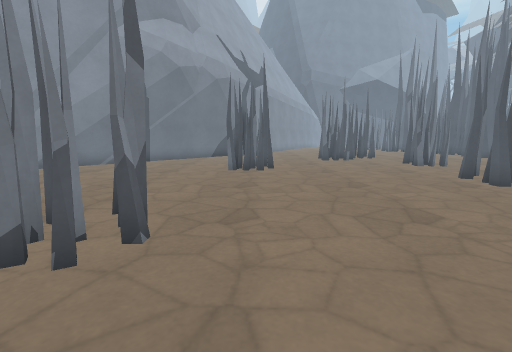
View 1 (above)

19 first-person views from a walk through a 3-D level made in the Godot game engine. The camera is 1.3 m above the floor, tilts 8° down and sees 85° across. Doors that lead somewhere are drawn open, without their leaves. The floor is counted in squares, 1 m on a side. Each view is taken from the middle of a square. On the plan, view 1 faces up. The plan holds only what a view shows up to about 13 squares ahead; the rest is blank. The place goes on beyond the plan. Surface patterns are stand-ins for the level's own textures.

View 2
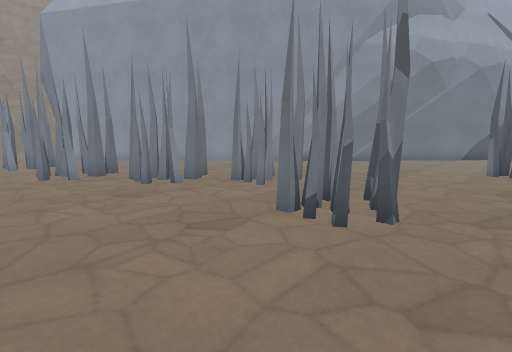

View 3
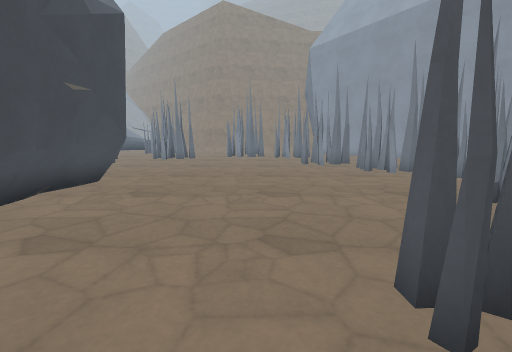

View 4
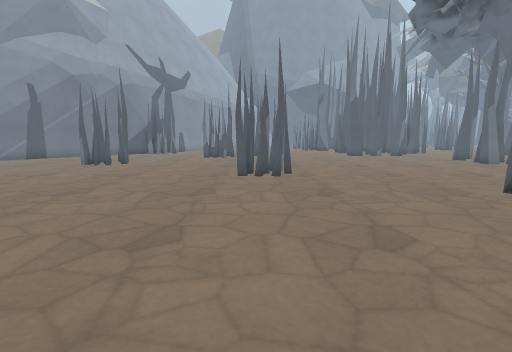

View 5
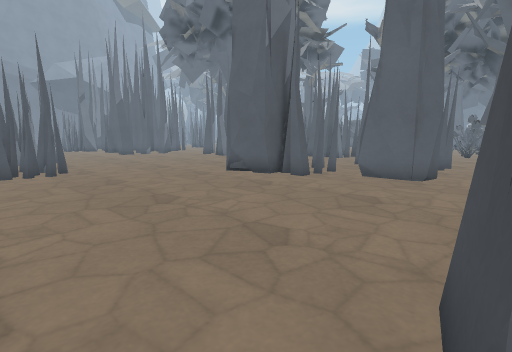

View 6
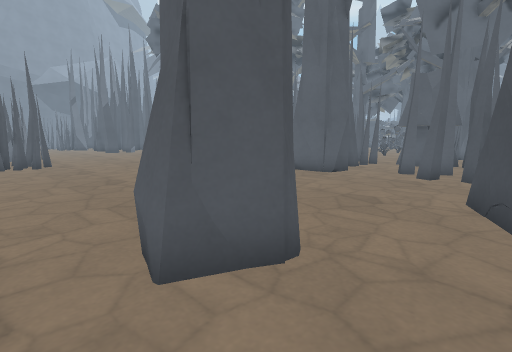

View 7
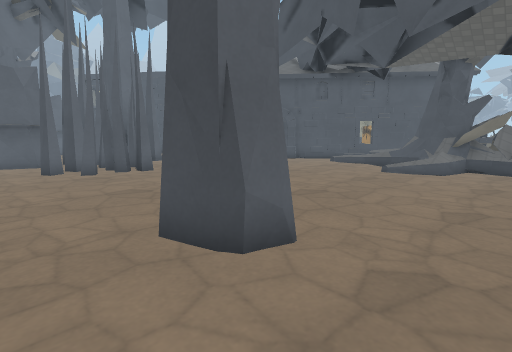

View 8
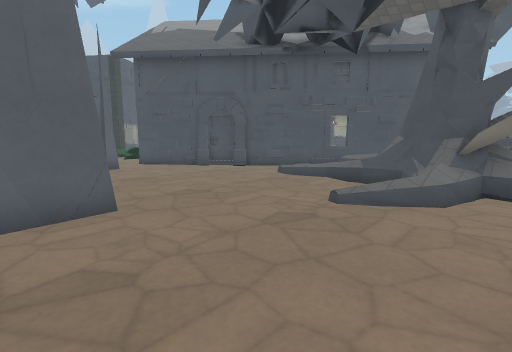

View 9
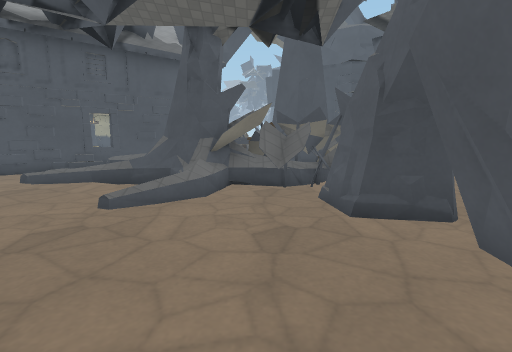

View 10
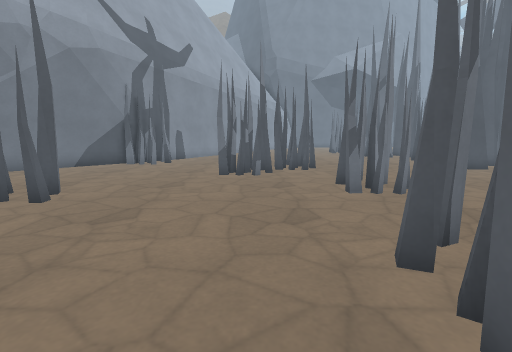

View 11
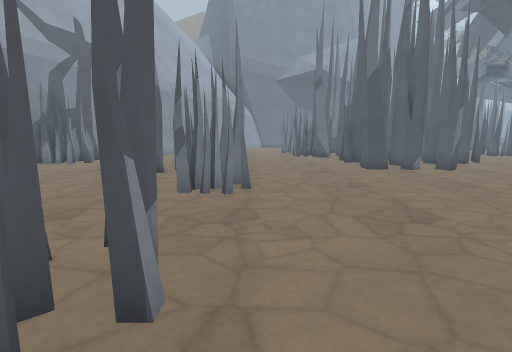

View 12
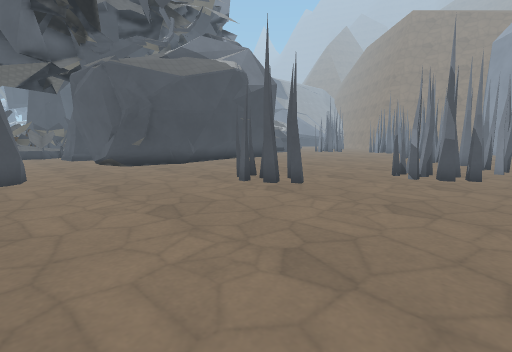

View 13
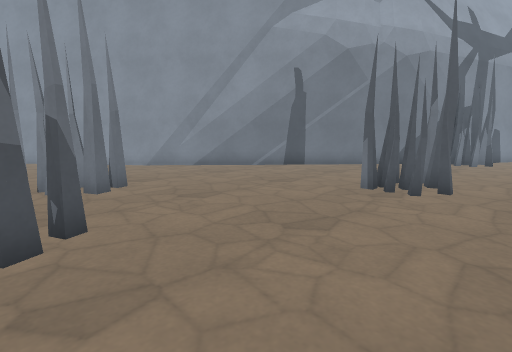

View 14
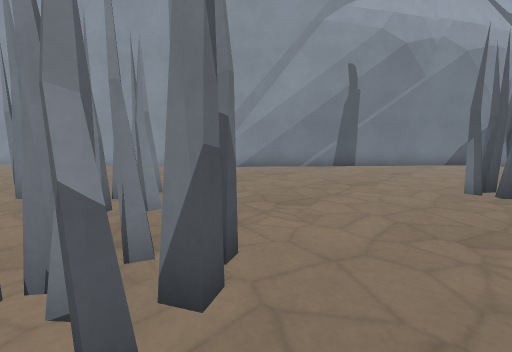

View 15
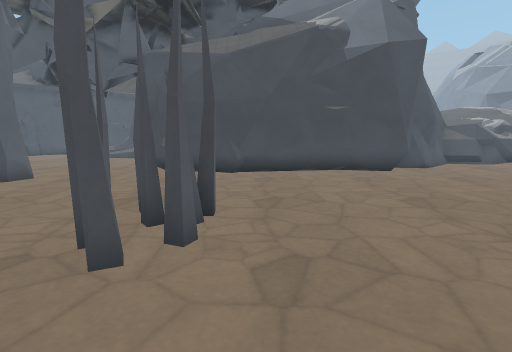

View 16
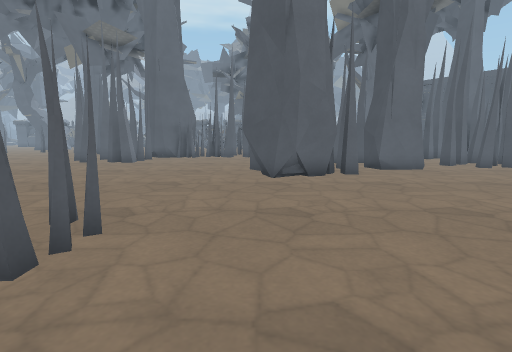

View 17
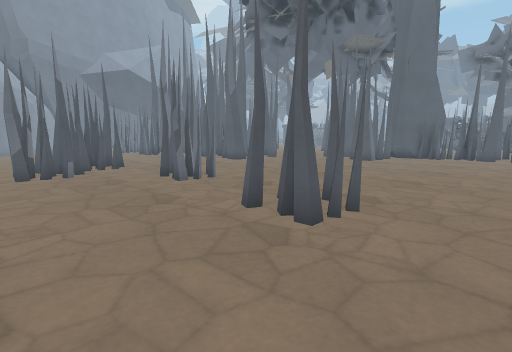

View 18
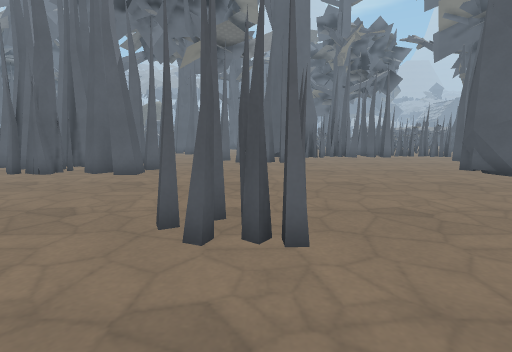

View 19
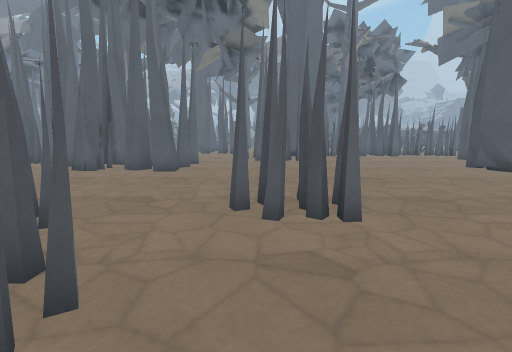

### Floor plan
Key: @ floor where view 1 was taken; # wall or solid block; . floor; = window, fence, low wall or low ledge; T thing the floor can be seen under or through; O other object.
Columns run from 10 left of view 1 to 17 right of it. Each row starts with its distance up from view 1.
 19         ###....  #......#
 18        ##......###..... #
 17       ##......####..... ####
 16      ##.......##=...........
 15     ##......................
 14    ##.............TT........
 13   ##......#......TTT........
 12  ##......##......TT.........
 11 ##.......##.................
 10 #...........................
  9 ................=##.........
  8 ................###.........
  7 .................##.........
  6 ....##......................
  5 ....TT.................###..
  4 .#TTTT.##..............##
  3 .###...##..............####
  2 ###....................####.
  1 #..........##...........=#..
  0 #.........@##............##
 -1 ...........##............##
 -2 .........................##.
 -3 ............................
 -4 .................###......##
 -5 ..........  .....###......##
 -6 ....###########...........##
 -7 ....##        #......### .##
 -8 ..###         #......#
 -9 =##           #.......
-10               #............
-11               #.............
-12               #...O.........
-13               ####..........
-14                 ##=..#.....
-15                  ###O....###
-16                         ##
-17                     =. ##
-18                      .##
-19                      ##

Positions as (right, up) in squares from view 1, and headings:
1: (0, 0), facing up
2: (0, -1), facing up-left
3: (3, -2), facing left
4: (7, -2), facing up
5: (6, -4), facing up-right
6: (6, -7), facing up-right
7: (5, -2), facing down-right
8: (6, -7), facing down-right
9: (6, -7), facing down
10: (5, 6), facing up
11: (9, 6), facing up
12: (8, 6), facing down-left
13: (2, 4), facing up-left
14: (0, 3), facing up-left
15: (0, 4), facing down
16: (4, 5), facing right
17: (3, 5), facing up-right
18: (4, 13), facing right
19: (3, 14), facing right
